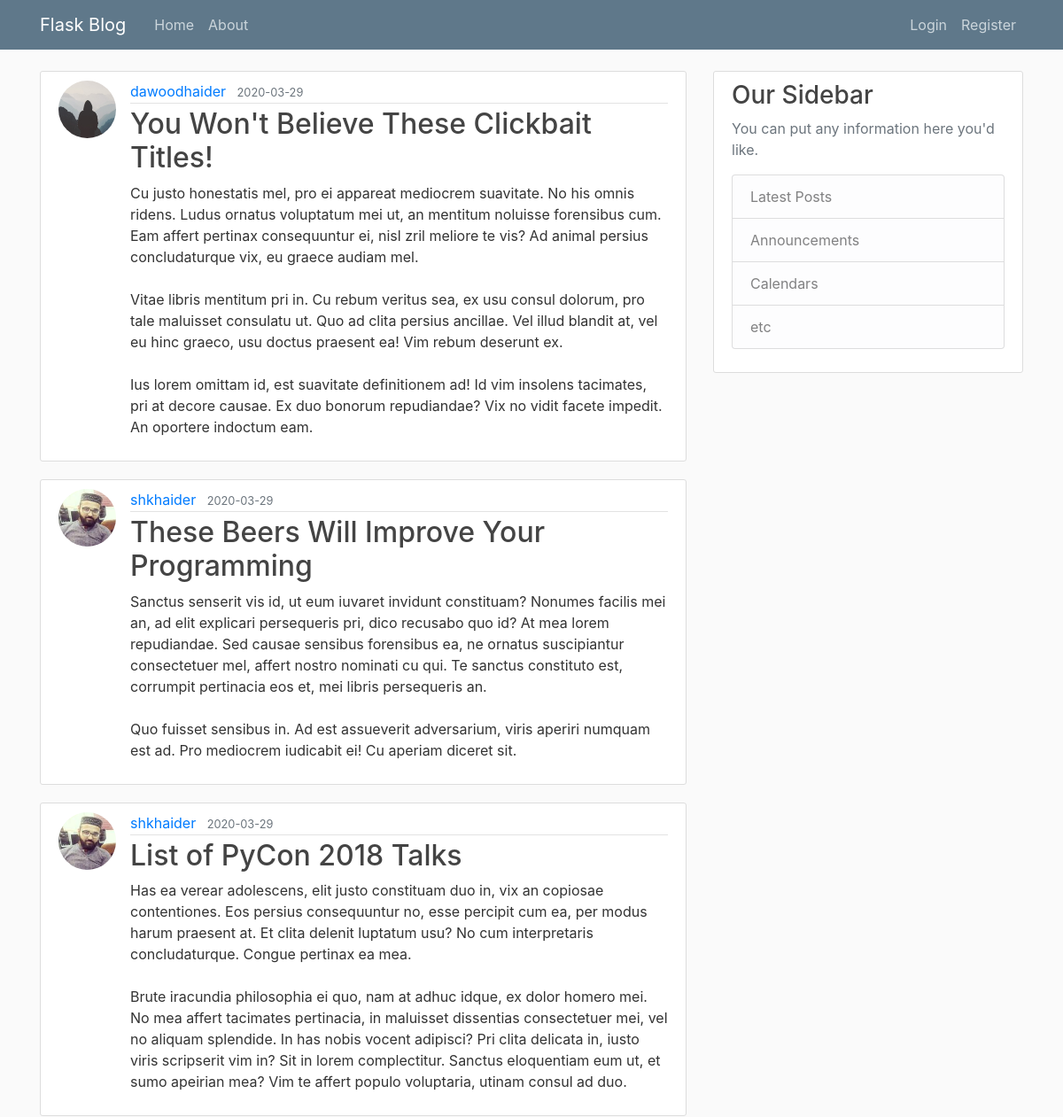
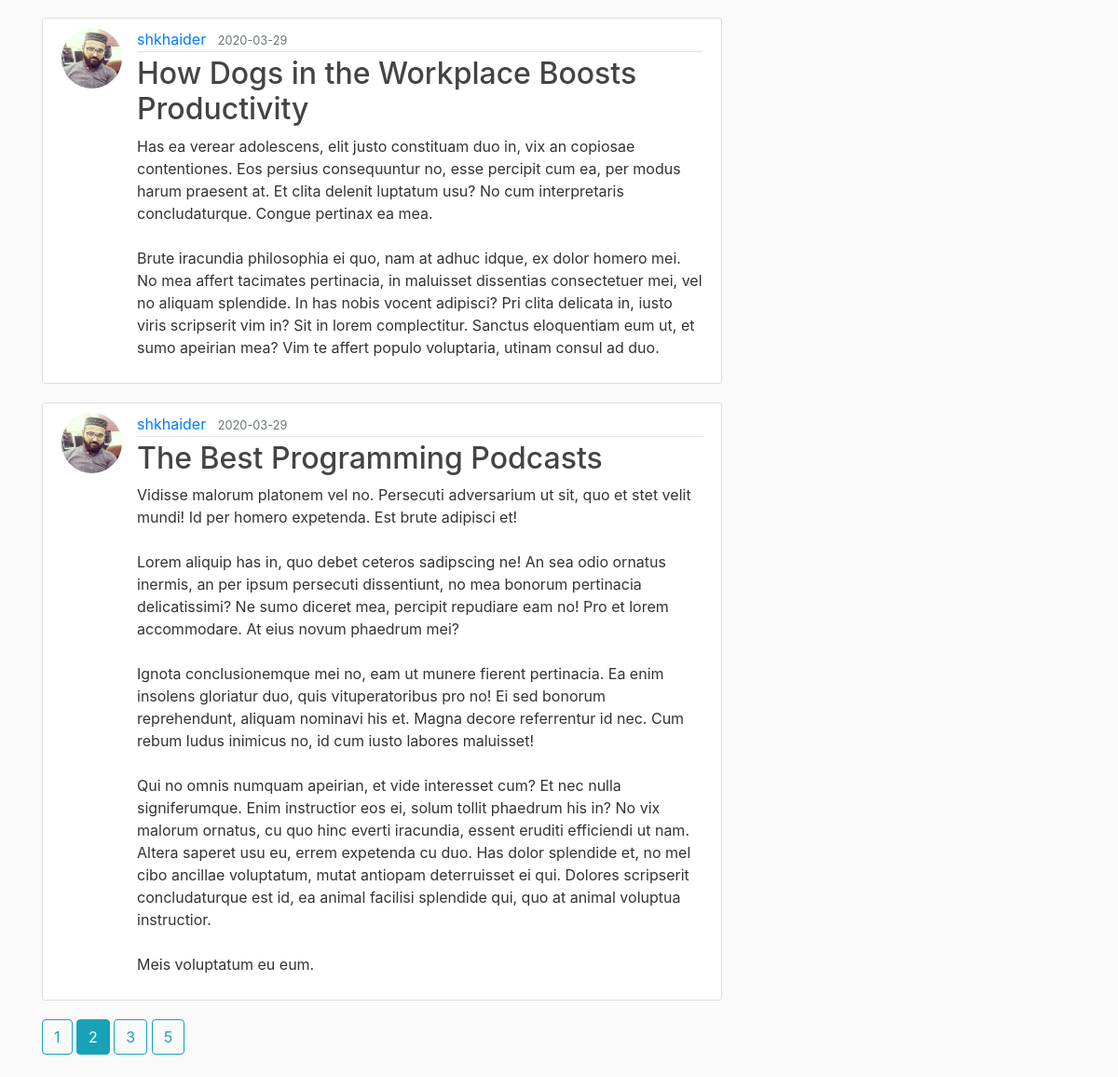
The page /home?page=2 on the database its author committed (2 pictures, top to bottom).
### myApp/models.py (models this page shows, shortened)
class Post(db.Model):
    id = db.Column(db.Integer, primary_key=True)
    title = db.Column(db.String(100), nullable=False)
    date_posted = db.Column(db.DateTime, nullable=False, default=datetime.utcnow)
    content = db.Column(db.Text, nullable=False)
    user_id = db.Column(db.Integer, db.ForeignKey('user.id'), nullable=False)

class User(db.Model, UserMixin):
    id = db.Column(db.Integer, primary_key=True)
    username = db.Column(db.String(20), unique=True, nullable=False)
    email = db.Column(db.String(120), unique=True, nullable=False)
    image_file = db.Column(db.String(20),  nullable=False, default='default.jpg')
    password = db.Column(db.String(60), nullable=False)
    posts = db.relationship('Post', backref='author', lazy=True)

### myApp/main/routes.py (the view)
@main.route('/')
@main.route('/home')
def home():
    page = request.args.get('page', 1, type=int)
    posts = Post.query.order_by(Post.date_posted.desc()).paginate(page=page, per_page=5)
    return render_template('home.html', posts=posts)

### myApp/templates/home.html (shortened to what this page needs)
{% extends "layout.html" %}
{% block content %}
{% for post in posts.items %}
    <article class="media content-section">
        <img src="{{ url_for('static', filename='profile_pics/' + post.author.image_file) }}" alt="" class="rounded-circle article-img">
        <div class="media-body">
            <div class="article-metadata">
                <a class="mr-2" href="{{ url_for('users.user_post', username=post.author.username) }}">{{ post.author.username }}</a>
                <small class="text-muted">{{ post.date_posted.strftime('%Y-%m-%d') }}</small>
            </div>
            <h2><a class="article-title" href="{{ url_for('posts.post', post_id=post.id) }}">{{ post.title }}</a></h2>
            <p class="article-content">{{ post.content }}</p>
        </div>
    </article>
{% endfor %}
{% for page_num in posts.iter_pages(left_edge=1, right_edge=1, left_current=1, right_current=2) %}
    {% if page_num %}
        {% if posts.page == page_num %}
            <a class="btn btn-info mb-4" href="{{ url_for('main.home', page=page_num) }}">{{ page_num }}</a>
        {% else %}
            <a class="btn btn-outline-info mb-4" href="{{ url_for('main.home', page=page_num) }}">{{ page_num }}</a>
        {% endif %}
    {% endif %}
{% endfor %}
{% endblock content %}

### myApp/static/main.css (style rules this page uses)
body { background: #fafafa; color: #333333; margin-top: 5rem; }
h1, h2, h3, h4, h5, h6 { color: #444444; }
.content-section { background: #ffffff; padding: 10px 20px; border: 1px solid #dddddd; border-radius: 3px; margin-bottom: 20px; }
.article-title { color: #444444; }
.article-content { white-space: pre-line; }
.article-img { height: 65px; width: 65px; margin-right: 16px; }
.article-metadata { padding-bottom: 1px; margin-bottom: 4px; border-bottom: 1px solid #e3e3e3 }

### rows shown on the page
Post: image_file (placeholder picture), author.username "dawoodhaider", date_posted "2020-03-29", title "You Won't Believe These Clickbait Titles!", content "Cu justo honestatis mel, pro ei appareat mediocrem suavitate. No his omnis ridens. Ludus ornatus voluptatum mei ut, an mentitum noluisse forensibus cum. Eam affert pertinax consequuntur ei, nisl zril meliore te vis? Ad animal persius concludaturque vix, eu graece audiam mel. Vitae libris mentitum pri in. Cu rebum veritus sea, ex usu consul dolorum, pro tale maluisset consulatu ut. Quo ad clita persius ancillae. Vel illud blandit at, vel eu hinc graeco, usu doctus praesent ea! Vim rebum deserunt ex. Ius lorem omittam id, est suavitate definitionem ad! Id vim insolens tacimates, pri at decore causae. Ex duo bonorum repudiandae? Vix no vidit facete impedit. An oportere indoctum eam."
Post: image_file (picture), author.username "shkhaider", date_posted "2020-03-29", title "These Beers Will Improve Your Programming", content "Sanctus senserit vis id, ut eum iuvaret invidunt constituam? Nonumes facilis mei an, ad elit explicari persequeris pri, dico recusabo quo id? At mea lorem repudiandae. Sed causae sensibus forensibus ea, ne ornatus suscipiantur consectetuer mel, affert nostro nominati cu qui. Te sanctus constituto est, corrumpit pertinacia eos et, mei libris persequeris an. Quo fuisset sensibus in. Ad est assueverit adversarium, viris aperiri numquam est ad. Pro mediocrem iudicabit ei! Cu aperiam diceret sit."
Post: image_file (picture), author.username "shkhaider", date_posted "2020-03-29", title "List of PyCon 2018 Talks", content "Has ea verear adolescens, elit justo constituam duo in, vix an copiosae contentiones. Eos persius consequuntur no, esse percipit cum ea, per modus harum praesent at. Et clita delenit luptatum usu? No cum interpretaris concludaturque. Congue pertinax ea mea. Brute iracundia philosophia ei quo, nam at adhuc idque, ex dolor homero mei. No mea affert tacimates pertinacia, in maluisset dissentias consectetuer mei, vel no aliquam splendide. In has nobis vocent adipisci? Pri clita delicata in, iusto viris scripserit vim in? Sit in lorem complectitur. Sanctus eloquentiam eum ut, et sumo apeirian mea? Vim te affert populo voluptaria, utinam consul ad duo."
Post: image_file (picture), author.username "shkhaider", date_posted "2020-03-29", title "How Dogs in the Workplace Boosts Productivity", content "Has ea verear adolescens, elit justo constituam duo in, vix an copiosae contentiones. Eos persius consequuntur no, esse percipit cum ea, per modus harum praesent at. Et clita delenit luptatum usu? No cum interpretaris concludaturque. Congue pertinax ea mea. Brute iracundia philosophia ei quo, nam at adhuc idque, ex dolor homero mei. No mea affert tacimates pertinacia, in maluisset dissentias consectetuer mei, vel no aliquam splendide. In has nobis vocent adipisci? Pri clita delicata in, iusto viris scripserit vim in? Sit in lorem complectitur. Sanctus eloquentiam eum ut, et sumo apeirian mea? Vim te affert populo voluptaria, utinam consul ad duo."
Post: image_file (picture), author.username "shkhaider", date_posted "2020-03-29", title "The Best Programming Podcasts", content "Vidisse malorum platonem vel no. Persecuti adversarium ut sit, quo et stet velit mundi! Id per homero expetenda. Est brute adipisci et! Lorem aliquip has in, quo debet ceteros sadipscing ne! An sea odio ornatus inermis, an per ipsum persecuti dissentiunt, no mea bonorum pertinacia delicatissimi? Ne sumo diceret mea, percipit repudiare eam no! Pro et lorem accommodare. At eius novum phaedrum mei? Ignota conclusionemque mei no, eam ut munere fierent pertinacia. Ea enim insolens gloriatur duo, quis vituperatoribus pro no! Ei sed bonorum reprehendunt, aliquam nominavi his et. Magna decore referrentur id nec. Cum rebum ludus inimicus no, id cum iusto labores maluisset! Qui no omnis numquam…"

### other values the page prints
{{ page_num }} "1" "3" "5"
{{ page_num }} "2"
